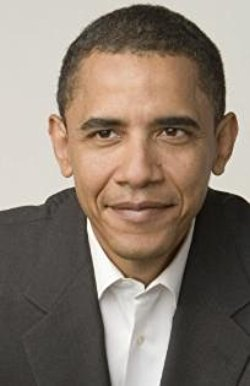
#> input picture multiple-photos-per-person/data/barack/b1.jpg, 250 x 386 px, found by its file name; its folder holds 3 pictures in this run
$ python train.py
#> lines starting #> are read from the running program, lines starting #| are printed output that depends on the picture
import cv2
import os
import numpy as np
import math

# float between 0 and 1
TRAIN_FILES_PROPORTION = 0.7


def get_train_files(subject_dir_path):
#> in prepare_training_data, image is the input picture: shape (386, 250, 3); mean B, G, R 110.3, 122.5, 136
    subject_files = [f for f in sorted(os.listdir(subject_dir_path)) if not f.startswith(".")]
    return subject_files[: math.floor(len(subject_files) * TRAIN_FILES_PROPORTION)]


def detect_face(img):
    # convert the test image to gray scale as opencv face detector expects gray images
    gray = cv2.cvtColor(img, cv2.COLOR_BGR2GRAY)
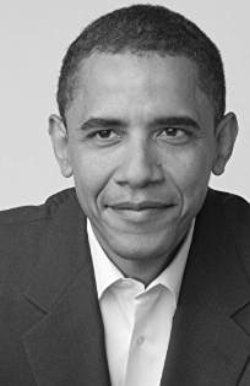
#> gray: shape (386, 250); min 4, max 255, mean 125.2

    face_cascade = cv2.CascadeClassifier('opencv-files/haarcascade_frontalface_default.xml')

    faces = face_cascade.detectMultiScale(gray, scaleFactor=1.2, minNeighbors=5)
#> faces = [[52, 65, 171, 171]]

    if len(faces) == 0:
        return None, None

    # under the assumption that there will be only one face, extract the face area
    (x, y, w, h) = faces[0]
#> x = 52; y = 65; w = 171; h = 171

    # return only the face part of the image
    return gray[y:y + w, x:x + h], faces[0]


def prepare_training_data(data_folder_path):
    subjects = [""]
    dirs = os.listdir(data_folder_path)

    faces = []
    labels = []

    for i in range(len(dirs)):
        dir_name = dirs[i]

        # ignore any non-relevant directories
        if dir_name.startswith("."):
            continue
        subjects.append(dir_name)

        # labels must be integers
        label = i

        subject_dir_path = data_folder_path + "/" + dir_name

        subject_train_images = get_train_files(subject_dir_path)

        print(subject_train_images)

        for image_name in subject_train_images:

            image_path = subject_dir_path + "/" + image_name

            image = cv2.imread(image_path)

            # detect face
            face, rect = detect_face(image)
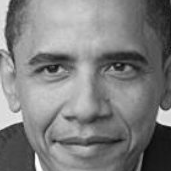
#> face: shape (171, 171); min 4, max 254, mean 126.6
#> rect = [52, 65, 171, 171]

            if face is not None:
                faces.append(face)
                labels.append(label)
            else:
                print('No face detected on the image: ' + image_name)

    print(subjects)
#| ['', 'barack', 'elon']
    return faces, labels


def main():
    print("Loading training data...")
    faces, labels = prepare_training_data("data")
    print("Data prepared")

    print(labels)

    print("Total faces: ", len(faces))
    print("Total labels: ", len(labels))

    face_recognizer = cv2.face.LBPHFaceRecognizer_create()

    face_recognizer.train(faces, np.array(labels))
    face_recognizer.save('savedModel.xml')


main()
